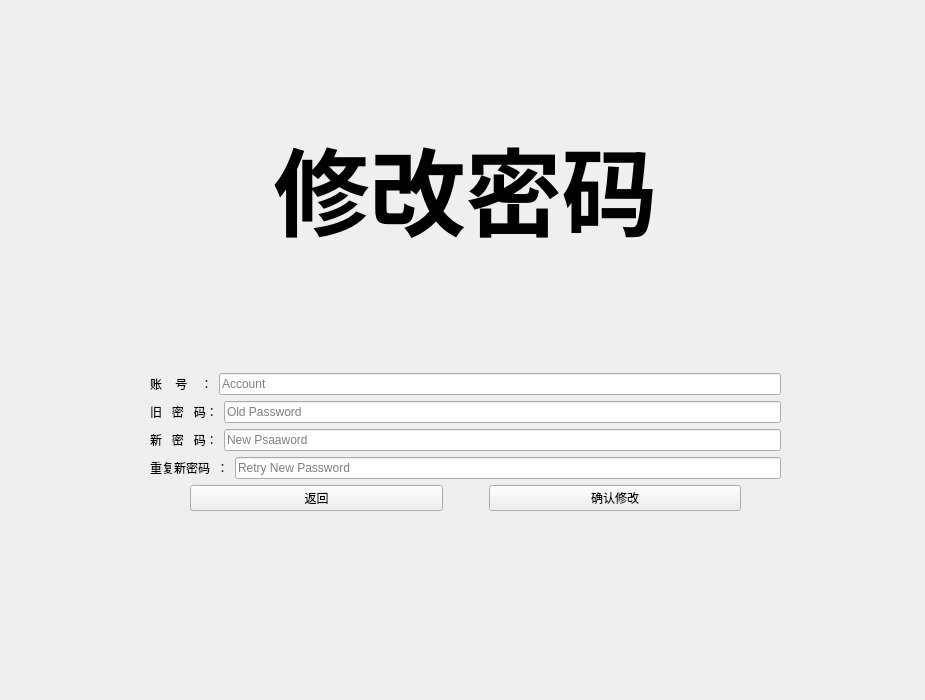
<?xml version="1.0" encoding="UTF-8"?>
<ui version="4.0">
 <class>chgpdDialog</class>
 <widget class="QWidget" name="chgpdDialog">
  <property name="geometry">
   <rect>
    <x>0</x>
    <y>0</y>
    <width>925</width>
    <height>700</height>
   </rect>
  </property>
  <property name="windowTitle">
   <string>Form</string>
  </property>
  <property name="windowIcon">
   <iconset resource="imag.qrc">
    <normaloff>:/head.png</normaloff>:/head.png</iconset>
  </property>
  <property name="styleSheet">
   <string notr="true">background-color: rgb(255, 255, 255)；</string>
  </property>
  <widget class="QWidget" name="layoutWidget">
   <property name="geometry">
    <rect>
     <x>150</x>
     <y>50</y>
     <width>631</width>
     <height>461</height>
    </rect>
   </property>
   <layout class="QGridLayout" name="gridLayout">
    <item row="3" column="0">
     <layout class="QHBoxLayout" name="horizontalLayout_5">
      <item>
       <spacer name="horizontalSpacer_3">
        <property name="orientation">
         <enum>Qt::Horizontal</enum>
        </property>
        <property name="sizeType">
         <enum>QSizePolicy::Maximum</enum>
        </property>
        <property name="sizeHint" stdset="0">
         <size>
          <width>40</width>
          <height>20</height>
         </size>
        </property>
       </spacer>
      </item>
      <item>
       <widget class="QtMaterialRaisedButton" name="btn_back">
        <property name="text">
         <string>返回</string>
        </property>
       </widget>
      </item>
      <item>
       <spacer name="horizontalSpacer">
        <property name="orientation">
         <enum>Qt::Horizontal</enum>
        </property>
        <property name="sizeType">
         <enum>QSizePolicy::Minimum</enum>
        </property>
        <property name="sizeHint" stdset="0">
         <size>
          <width>40</width>
          <height>20</height>
         </size>
        </property>
       </spacer>
      </item>
      <item>
       <widget class="QtMaterialRaisedButton" name="btn_chg">
        <property name="text">
         <string>确认修改</string>
        </property>
       </widget>
      </item>
      <item>
       <spacer name="horizontalSpacer_2">
        <property name="orientation">
         <enum>Qt::Horizontal</enum>
        </property>
        <property name="sizeType">
         <enum>QSizePolicy::Maximum</enum>
        </property>
        <property name="sizeHint" stdset="0">
         <size>
          <width>40</width>
          <height>20</height>
         </size>
        </property>
       </spacer>
      </item>
     </layout>
    </item>
    <item row="2" column="0">
     <layout class="QVBoxLayout" name="verticalLayout">
      <item>
       <layout class="QHBoxLayout" name="horizontalLayout">
        <item>
         <widget class="QLabel" name="label_2">
          <property name="text">
           <string>账    号    ：</string>
          </property>
         </widget>
        </item>
        <item>
         <widget class="QtMaterialAutoComplete" name="L_Acount">
          <property name="placeholderText">
           <string>Account</string>
          </property>
         </widget>
        </item>
       </layout>
      </item>
      <item>
       <layout class="QHBoxLayout" name="horizontalLayout_2">
        <item>
         <widget class="QLabel" name="label_3">
          <property name="text">
           <string>旧   密   码：</string>
          </property>
         </widget>
        </item>
        <item>
         <widget class="QtMaterialAutoComplete" name="L_OldPassword">
          <property name="placeholderText">
           <string>Old Password</string>
          </property>
         </widget>
        </item>
       </layout>
      </item>
      <item>
       <layout class="QHBoxLayout" name="horizontalLayout_3">
        <item>
         <widget class="QLabel" name="label_4">
          <property name="text">
           <string>新   密   码：</string>
          </property>
         </widget>
        </item>
        <item>
         <widget class="QtMaterialAutoComplete" name="L_NewPassword">
          <property name="placeholderText">
           <string>New Psaaword</string>
          </property>
         </widget>
        </item>
       </layout>
      </item>
      <item>
       <layout class="QHBoxLayout" name="horizontalLayout_4">
        <item>
         <widget class="QLabel" name="label_5">
          <property name="text">
           <string>重复新密码  ：</string>
          </property>
         </widget>
        </item>
        <item>
         <widget class="QtMaterialAutoComplete" name="L_ReNewPassword">
          <property name="placeholderText">
           <string>Retry New Password</string>
          </property>
         </widget>
        </item>
       </layout>
      </item>
     </layout>
    </item>
    <item row="0" column="0">
     <widget class="QLabel" name="label">
      <property name="styleSheet">
       <string notr="true">QLabel {
    font-family: &quot;Microsoft YaHei&quot;;
    font-size: 35px;
	font-weight: bold;
    color:black;
	border:none;
}</string>
      </property>
      <property name="text">
       <string>&lt;html&gt;&lt;head/&gt;&lt;body&gt;&lt;p&gt;&lt;span style=&quot; font-size:72pt; font-weight:700;&quot;&gt;修改密码&lt;/span&gt;&lt;/p&gt;&lt;/body&gt;&lt;/html&gt;</string>
      </property>
      <property name="alignment">
       <set>Qt::AlignCenter</set>
      </property>
     </widget>
    </item>
    <item row="1" column="0">
     <spacer name="verticalSpacer">
      <property name="orientation">
       <enum>Qt::Vertical</enum>
      </property>
      <property name="sizeType">
       <enum>QSizePolicy::Minimum</enum>
      </property>
      <property name="sizeHint" stdset="0">
       <size>
        <width>20</width>
        <height>40</height>
       </size>
      </property>
     </spacer>
    </item>
   </layout>
  </widget>
 </widget>
 <customwidgets>
  <customwidget>
   <class>QtMaterialAutoComplete</class>
   <extends>QLineEdit</extends>
   <header location="global">qtmaterialautocomplete.h</header>
  </customwidget>
  <customwidget>
   <class>QtMaterialRaisedButton</class>
   <extends>QPushButton</extends>
   <header location="global">qtmaterialraisedbutton.h</header>
  </customwidget>
 </customwidgets>
 <resources>
  <include location="imag.qrc"/>
 </resources>
 <connections/>
</ui>
